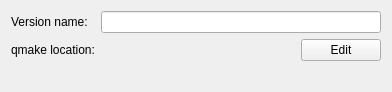
<?xml version="1.0" encoding="UTF-8"?>
<ui version="4.0">
 <class>QtSupport::Internal::QtVersionInfo</class>
 <widget class="QWidget" name="QtSupport::Internal::QtVersionInfo">
  <property name="geometry">
   <rect>
    <x>0</x>
    <y>0</y>
    <width>392</width>
    <height>87</height>
   </rect>
  </property>
  <layout class="QFormLayout" name="formLayout">
   <item row="0" column="0">
    <widget class="QLabel" name="versionNameLabel">
     <property name="text">
      <string>Version name:</string>
     </property>
    </widget>
   </item>
   <item row="0" column="1">
    <widget class="QLineEdit" name="nameEdit"/>
   </item>
   <item row="1" column="0">
    <widget class="QLabel" name="pathLabel">
     <property name="text">
      <string>qmake location:</string>
     </property>
    </widget>
   </item>
   <item row="1" column="1">
    <layout class="QHBoxLayout" name="horizontalLayout">
     <item>
      <widget class="QLabel" name="qmakePath">
       <property name="sizePolicy">
        <sizepolicy hsizetype="Expanding" vsizetype="Preferred">
         <horstretch>0</horstretch>
         <verstretch>0</verstretch>
        </sizepolicy>
       </property>
       <property name="text">
        <string/>
       </property>
       <property name="textInteractionFlags">
        <set>Qt::LinksAccessibleByMouse|Qt::TextSelectableByMouse</set>
       </property>
      </widget>
     </item>
     <item>
      <widget class="QPushButton" name="editPathPushButton">
       <property name="text">
        <string>Edit</string>
       </property>
      </widget>
     </item>
    </layout>
   </item>
   <item row="2" column="0">
    <widget class="QLabel" name="errorLabel">
     <property name="text">
      <string/>
     </property>
    </widget>
   </item>
  </layout>
 </widget>
 <resources/>
 <connections/>
</ui>
